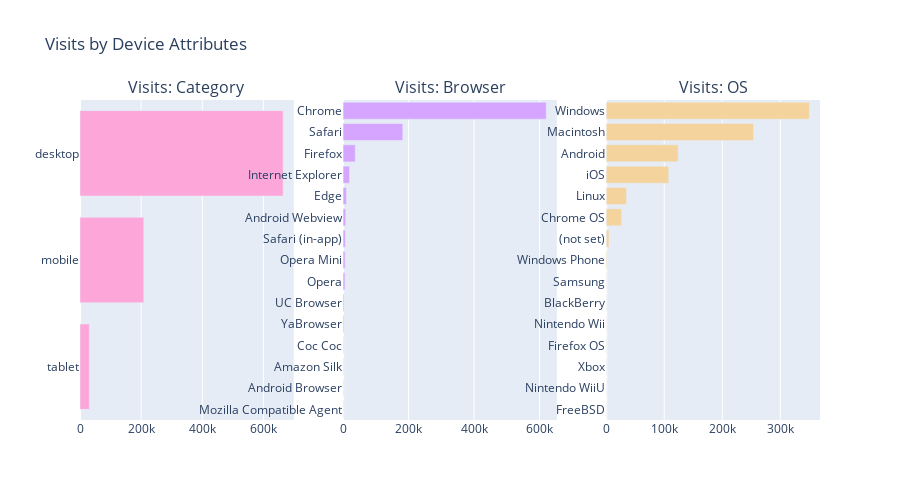
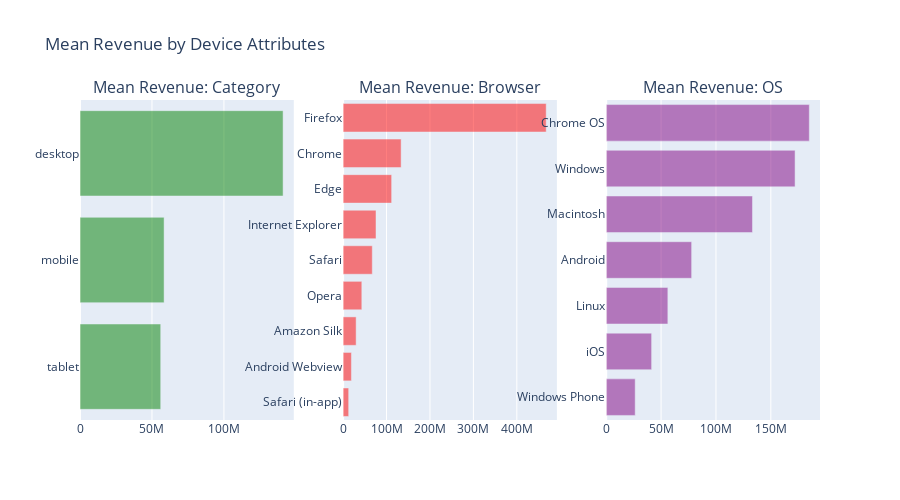

The notebook cell these images were saved under, in order:
### Code cell
device_cols = ["device.browser", "device.deviceCategory", "device.operatingSystem"]

colors = ["#d6a5ff", "#fca6da", "#f4d39c", "#a9fcca"]
traces = []
for i, col in enumerate(device_cols):
    t = train[col].value_counts()
    traces.append(go.Bar(marker=dict(color=colors[i]),orientation="h", y = t.index[:15][::-1], x = t.values[:15][::-1]))

fig = tools.make_subplots(rows=1, cols=3, subplot_titles=["Visits: Category", "Visits: Browser","Visits: OS"], print_grid=False)
fig.append_trace(traces[1], 1, 1)
fig.append_trace(traces[0], 1, 2)
fig.append_trace(traces[2], 1, 3)

fig['layout'].update(height=500, showlegend=False, title="Visits by Device Attributes")
iplot(fig)



## convert transaction revenue to float

train["totals.transactionRevenue"] = train["totals.transactionRevenue"].astype('float')

device_cols = ["device.browser", "device.deviceCategory", "device.operatingSystem"]

fig = tools.make_subplots(rows=1, cols=3, subplot_titles=["Mean Revenue: Category", "Mean Revenue: Browser","Mean Revenue: OS"], print_grid=False)

colors = ["red", "green", "purple"]
trs = []
for i, col in enumerate(device_cols):
    tmp = train.groupby(col).agg({"totals.transactionRevenue": "mean"}).reset_index().rename(columns={"totals.transactionRevenue" : "Mean Revenue"})
    tmp = tmp.dropna().sort_values("Mean Revenue", ascending = False)
    tr = go.Bar(x = tmp["Mean Revenue"][::-1], orientation="h", marker=dict(opacity=0.5, color=colors[i]), y = tmp[col][::-1])
    trs.append(tr)

fig.append_trace(trs[1], 1, 1)
fig.append_trace(trs[0], 1, 2)
fig.append_trace(trs[2], 1, 3)
fig['layout'].update(height=500, showlegend=False, title="Mean Revenue by Device Attributes")
iplot(fig)

### Figure 1 — Plotly figure (JSON) as saved in the notebook; plotly's stock layout.template omitted (floating-point values rounded to 4 significant figures)
{"data": [{"marker": {"color": "#fca6da"}, "orientation": "h", "type": "bar", "x": [30449, 208725, 664479], "xaxis": "x", "y": ["tablet", "mobile", "desktop"], "yaxis": "y"}, {"marker": {"color": "#d6a5ff"}, "orientation": "h", "type": "bar", "x": [374, 553, 561, 727, 2096, 2427, 5643, 6139, 6850, 7865, 10205, 19375, 37069, 182245, 620364], "xaxis": "x2", "y": ["Mozilla Compatible Agent", "Android Browser", "Amazon Silk", "Coc Coc", "YaBrowser", "UC Browser", "Opera", "Opera Mini", "Safari (in-app)", "Android Webview", "Edge", "Internet Explorer", "Firefox", "Safari", "Chrome"], "yaxis": "y2"}, {"marker": {"color": "#f4d39c"}, "orientation": "h", "type": "bar", "x": [9, 35, 66, 89, 100, 218, 280, 1216, 4695, 26337, 35034, 107665, 123892, 253938, 350072], "xaxis": "x3", "y": ["FreeBSD", "Nintendo WiiU", "Xbox", "Firefox OS", "Nintendo Wii", "BlackBerry", "Samsung", "Windows Phone", "(not set)", "Chrome OS", "Linux", "iOS", "Android", "Macintosh", "Windows"], "yaxis": "y3"}], "layout": {"annotations": [{"font": {"size": 16}, "showarrow": false, "text": "Visits: Category", "x": 0.1444, "xanchor": "center", "xref": "paper", "y": 1, "yanchor": "bottom", "yref": "paper"}, {"font": {"size": 16}, "showarrow": false, "text": "Visits: Browser", "x": 0.5, "xanchor": "center", "xref": "paper", "y": 1, "yanchor": "bottom", "yref": "paper"}, {"font": {"size": 16}, "showarrow": false, "text": "Visits: OS", "x": 0.8556, "xanchor": "center", "xref": "paper", "y": 1, "yanchor": "bottom", "yref": "paper"}], "height": 500, "showlegend": false, "title": {"text": "Visits by Device Attributes"}, "xaxis": {"anchor": "y", "domain": [0, 0.2889]}, "xaxis2": {"anchor": "y2", "domain": [0.3556, 0.6444]}, "xaxis3": {"anchor": "y3", "domain": [0.7111, 1]}, "yaxis": {"anchor": "x", "domain": [0, 1]}, "yaxis2": {"anchor": "x2", "domain": [0, 1]}, "yaxis3": {"anchor": "x3", "domain": [0, 1]}}}

### Figure 2 — Plotly figure (JSON) as saved in the notebook; plotly's stock layout.template omitted (floating-point values rounded to 4 significant figures)
{"data": [{"marker": {"color": "green", "opacity": 0.5}, "orientation": "h", "type": "bar", "x": [56080000.0, 58430000.0, 141100000.0], "xaxis": "x", "y": ["tablet", "mobile", "desktop"], "yaxis": "y"}, {"marker": {"color": "red", "opacity": 0.5}, "orientation": "h", "type": "bar", "x": [12810000.0, 19140000.0, 29990000, 43070000, 67180000.0, 75740000.0, 111800000.0, 133600000.0, 467600000.0], "xaxis": "x2", "y": ["Safari (in-app)", "Android Webview", "Amazon Silk", "Opera", "Safari", "Internet Explorer", "Edge", "Chrome", "Firefox"], "yaxis": "y2"}, {"marker": {"color": "purple", "opacity": 0.5}, "orientation": "h", "type": "bar", "x": [26400000, 41360000.0, 56150000.0, 77820000.0, 133300000.0, 172100000.0, 185000000.0], "xaxis": "x3", "y": ["Windows Phone", "iOS", "Linux", "Android", "Macintosh", "Windows", "Chrome OS"], "yaxis": "y3"}], "layout": {"annotations": [{"font": {"size": 16}, "showarrow": false, "text": "Mean Revenue: Category", "x": 0.1444, "xanchor": "center", "xref": "paper", "y": 1, "yanchor": "bottom", "yref": "paper"}, {"font": {"size": 16}, "showarrow": false, "text": "Mean Revenue: Browser", "x": 0.5, "xanchor": "center", "xref": "paper", "y": 1, "yanchor": "bottom", "yref": "paper"}, {"font": {"size": 16}, "showarrow": false, "text": "Mean Revenue: OS", "x": 0.8556, "xanchor": "center", "xref": "paper", "y": 1, "yanchor": "bottom", "yref": "paper"}], "height": 500, "showlegend": false, "title": {"text": "Mean Revenue by Device Attributes"}, "xaxis": {"anchor": "y", "domain": [0, 0.2889]}, "xaxis2": {"anchor": "y2", "domain": [0.3556, 0.6444]}, "xaxis3": {"anchor": "y3", "domain": [0.7111, 1]}, "yaxis": {"anchor": "x", "domain": [0, 1]}, "yaxis2": {"anchor": "x2", "domain": [0, 1]}, "yaxis3": {"anchor": "x3", "domain": [0, 1]}}}
